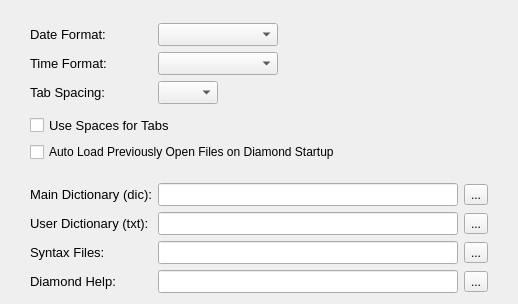
     <widget class="QWidget" name="tab1">
      <attribute name="title">
       <string>Options</string>
      </attribute>
      <layout class="QGridLayout" name="gridLayout_1" columnstretch="0,0,0,0,1">
       <property name="leftMargin">
        <number>30</number>
       </property>
       <property name="rightMargin">
        <number>30</number>
       </property>
       <item row="2" column="2">
        <widget class="QComboBox" name="timeFormat_CB">
         <property name="minimumSize">
          <size>
           <width>120</width>
           <height>0</height>
          </size>
         </property>
         <property name="font">
          <font>
           <pointsize>10</pointsize>
          </font>
         </property>
        </widget>
       </item>
       <item row="11" column="2" colspan="2">
        <widget class="QLineEdit" name="syntax">
         <property name="sizePolicy">
          <sizepolicy hsizetype="Expanding" vsizetype="Fixed">
           <horstretch>1</horstretch>
           <verstretch>0</verstretch>
          </sizepolicy>
         </property>
         <property name="minimumSize">
          <size>
           <width>300</width>
           <height>0</height>
          </size>
         </property>
         <property name="palette">
          <palette>
           <active>
            <colorrole role="Text">
             <brush brushstyle="SolidPattern">
              <color alpha="255">
               <red>0</red>
               <green>0</green>
               <blue>255</blue>
              </color>
             </brush>
            </colorrole>
           </active>
           <inactive>
            <colorrole role="Text">
             <brush brushstyle="SolidPattern">
              <color alpha="255">
               <red>0</red>
               <green>0</green>
               <blue>255</blue>
              </color>
             </brush>
            </colorrole>
           </inactive>
           <disabled>
            <colorrole role="Text">
             <brush brushstyle="SolidPattern">
              <color alpha="255">
               <red>106</red>
               <green>104</green>
               <blue>100</blue>
              </color>
             </brush>
            </colorrole>
           </disabled>
          </palette>
         </property>
         <property name="font">
          <font>
           <pointsize>10</pointsize>
          </font>
         </property>
         <property name="readOnly">
          <bool>true</bool>
         </property>
        </widget>
       </item>
       <item row="1" column="2">
        <widget class="QComboBox" name="dateFormat_CB">
         <property name="minimumSize">
          <size>
           <width>120</width>
           <height>0</height>
          </size>
         </property>
         <property name="font">
          <font>
           <pointsize>10</pointsize>
          </font>
         </property>
        </widget>
       </item>
       <item row="11" column="4">
        <widget class="QToolButton" name="syntax_TB">
         <property name="text">
          <string>...</string>
         </property>
        </widget>
       </item>
       <item row="12" column="2" colspan="2">
        <widget class="QLineEdit" name="about">
         <property name="sizePolicy">
          <sizepolicy hsizetype="Expanding" vsizetype="Fixed">
           <horstretch>1</horstretch>
           <verstretch>0</verstretch>
          </sizepolicy>
         </property>
         <property name="minimumSize">
          <size>
           <width>300</width>
           <height>0</height>
          </size>
         </property>
         <property name="palette">
          <palette>
           <active>
            <colorrole role="Text">
             <brush brushstyle="SolidPattern">
              <color alpha="255">
               <red>0</red>
               <green>0</green>
               <blue>255</blue>
              </color>
             </brush>
            </colorrole>
           </active>
           <inactive>
            <colorrole role="Text">
             <brush brushstyle="SolidPattern">
              <color alpha="255">
               <red>0</red>
               <green>0</green>
               <blue>255</blue>
              </color>
             </brush>
            </colorrole>
           </inactive>
           <disabled>
            <colorrole role="Text">
             <brush brushstyle="SolidPattern">
              <color alpha="255">
               <red>106</red>
               <green>104</green>
               <blue>100</blue>
              </color>
             </brush>
            </colorrole>
           </disabled>
          </palette>
         </property>
         <property name="font">
          <font>
           <pointsize>10</pointsize>
          </font>
         </property>
         <property name="statusTip">
          <string extracomment="Location of about Index.html "/>
         </property>
         <property name="whatsThis">
          <string/>
         </property>
         <property name="readOnly">
          <bool>true</bool>
         </property>
        </widget>
       </item>
       <item row="10" column="4">
        <widget class="QToolButton" name="dictUser_TB">
         <property name="text">
          <string>...</string>
         </property>
        </widget>
       </item>
       <item row="3" column="2">
        <widget class="QComboBox" name="tabSpacing_CB">
         <property name="maximumSize">
          <size>
           <width>60</width>
           <height>16777215</height>
          </size>
         </property>
         <property name="font">
          <font>
           <pointsize>10</pointsize>
          </font>
         </property>
        </widget>
       </item>
       <item row="9" column="4">
        <widget class="QToolButton" name="dictMain_TB">
         <property name="text">
          <string>...</string>
         </property>
        </widget>
       </item>
       <item row="10" column="2" colspan="2">
        <widget class="QLineEdit" name="dictUser">
         <property name="sizePolicy">
          <sizepolicy hsizetype="Expanding" vsizetype="Fixed">
           <horstretch>1</horstretch>
           <verstretch>0</verstretch>
          </sizepolicy>
         </property>
         <property name="minimumSize">
          <size>
           <width>300</width>
           <height>0</height>
          </size>
         </property>
         <property name="palette">
          <palette>
           <active>
            <colorrole role="Text">
             <brush brushstyle="SolidPattern">
              <color alpha="255">
               <red>0</red>
               <green>0</green>
               <blue>255</blue>
              </color>
             </brush>
            </colorrole>
           </active>
           <inactive>
            <colorrole role="Text">
             <brush brushstyle="SolidPattern">
              <color alpha="255">
               <red>0</red>
               <green>0</green>
               <blue>255</blue>
              </color>
             </brush>
            </colorrole>
           </inactive>
           <disabled>
            <colorrole role="Text">
             <brush brushstyle="SolidPattern">
              <color alpha="255">
               <red>106</red>
               <green>104</green>
               <blue>100</blue>
              </color>
             </brush>
            </colorrole>
           </disabled>
          </palette>
         </property>
         <property name="font">
          <font>
           <pointsize>10</pointsize>
          </font>
         </property>
         <property name="statusTip">
          <string extracomment="Location of User Dictionary"/>
         </property>
         <property name="whatsThis">
          <string/>
         </property>
         <property name="readOnly">
          <bool>true</bool>
         </property>
        </widget>
       </item>
       <item row="12" column="4">
        <widget class="QToolButton" name="about_TB">
         <property name="text">
          <string>...</string>
         </property>
        </widget>
       </item>
       <item row="9" column="2" colspan="2">
        <widget class="QLineEdit" name="dictMain">
         <property name="sizePolicy">
          <sizepolicy hsizetype="Expanding" vsizetype="Fixed">
           <horstretch>1</horstretch>
           <verstretch>0</verstretch>
          </sizepolicy>
         </property>
         <property name="minimumSize">
          <size>
           <width>300</width>
           <height>0</height>
          </size>
         </property>
         <property name="palette">
          <palette>
           <active>
            <colorrole role="Text">
             <brush brushstyle="SolidPattern">
              <color alpha="255">
               <red>0</red>
               <green>0</green>
               <blue>255</blue>
              </color>
             </brush>
            </colorrole>
           </active>
           <inactive>
            <colorrole role="Text">
             <brush brushstyle="SolidPattern">
              <color alpha="255">
               <red>0</red>
               <green>0</green>
               <blue>255</blue>
              </color>
             </brush>
            </colorrole>
           </inactive>
           <disabled>
            <colorrole role="Text">
             <brush brushstyle="SolidPattern">
              <color alpha="255">
               <red>106</red>
               <green>104</green>
               <blue>100</blue>
              </color>
             </brush>
            </colorrole>
           </disabled>
          </palette>
         </property>
         <property name="font">
          <font>
           <pointsize>10</pointsize>
          </font>
         </property>
         <property name="toolTip">
          <string extracomment="Location of Main Dictionary"/>
         </property>
         <property name="whatsThis">
          <string/>
         </property>
         <property name="readOnly">
          <bool>true</bool>
         </property>
        </widget>
       </item>
       <item row="9" column="0" colspan="2">
        <widget class="QLabel" name="label_4">
         <property name="minimumSize">
          <size>
           <width>0</width>
           <height>20</height>
          </size>
         </property>
         <property name="font">
          <font>
           <pointsize>10</pointsize>
          </font>
         </property>
         <property name="text">
          <string>Main Dictionary (dic):</string>
         </property>
        </widget>
       </item>
       <item row="10" column="0" colspan="2">
        <widget class="QLabel" name="label_5">
         <property name="minimumSize">
          <size>
           <width>0</width>
           <height>20</height>
          </size>
         </property>
         <property name="font">
          <font>
           <pointsize>10</pointsize>
          </font>
         </property>
         <property name="text">
          <string>User Dictionary (txt):</string>
         </property>
        </widget>
       </item>
       <item row="12" column="0" colspan="2">
        <widget class="QLabel" name="label_6">
         <property name="font">
          <font>
           <pointsize>10</pointsize>
          </font>
         </property>
         <property name="whatsThis">
          <string/>
         </property>
         <property name="text">
          <string>Diamond Help:</string>
         </property>
        </widget>
       </item>
       <item row="3" column="0" colspan="2">
        <widget class="QLabel" name="label_2">
         <property name="minimumSize">
          <size>
           <width>0</width>
           <height>20</height>
          </size>
         </property>
         <property name="font">
          <font>
           <pointsize>10</pointsize>
          </font>
         </property>
         <property name="text">
          <string>Tab Spacing:</string>
         </property>
        </widget>
       </item>
       <item row="2" column="0" colspan="2">
        <widget class="QLabel" name="label_3">
         <property name="minimumSize">
          <size>
           <width>0</width>
           <height>20</height>
          </size>
         </property>
         <property name="font">
          <font>
           <pointsize>10</pointsize>
          </font>
         </property>
         <property name="text">
          <string>Time Format:</string>
         </property>
        </widget>
       </item>
       <item row="1" column="0" colspan="2">
        <widget class="QLabel" name="label">
         <property name="minimumSize">
          <size>
           <width>0</width>
           <height>20</height>
          </size>
         </property>
         <property name="font">
          <font>
           <pointsize>10</pointsize>
          </font>
         </property>
         <property name="text">
          <string>Date Format:</string>
         </property>
        </widget>
       </item>
       <item row="11" column="0" colspan="2">
        <widget class="QLabel" name="label_19">
         <property name="font">
          <font>
           <pointsize>10</pointsize>
          </font>
         </property>
         <property name="text">
          <string>Syntax Files:</string>
         </property>
        </widget>
       </item>
       <item row="13" column="0" colspan="5">
        <spacer name="verticalSpacer_12">
         <property name="orientation">
          <enum>Qt::Vertical</enum>
         </property>
         <property name="sizeHint" stdset="0">
          <size>
           <width>20</width>
           <height>0</height>
          </size>
         </property>
        </spacer>
       </item>
       <item row="0" column="0" colspan="5">
        <spacer name="verticalSpacer_10">
         <property name="orientation">
          <enum>Qt::Vertical</enum>
         </property>
         <property name="sizeType">
          <enum>QSizePolicy::Fixed</enum>
         </property>
         <property name="sizeHint" stdset="0">
          <size>
           <width>20</width>
           <height>12</height>
          </size>
         </property>
        </spacer>
       </item>
       <item row="5" column="0" colspan="5">
        <spacer name="verticalSpacer_2">
         <property name="orientation">
          <enum>Qt::Vertical</enum>
         </property>
         <property name="sizeType">
          <enum>QSizePolicy::Fixed</enum>
         </property>
         <property name="sizeHint" stdset="0">
          <size>
           <width>20</width>
           <height>5</height>
          </size>
         </property>
        </spacer>
       </item>
       <item row="8" column="0" colspan="5">
        <spacer name="verticalSpacer_11">
         <property name="orientation">
          <enum>Qt::Vertical</enum>
         </property>
         <property name="sizeType">
          <enum>QSizePolicy::Fixed</enum>
         </property>
         <property name="sizeHint" stdset="0">
          <size>
           <width>20</width>
           <height>15</height>
          </size>
         </property>
        </spacer>
       </item>
       <item row="6" column="0" colspan="5">
        <widget class="QCheckBox" name="useSpaces_CKB">
         <property name="font">
          <font>
           <pointsize>10</pointsize>
          </font>
         </property>
         <property name="text">
          <string>Use Spaces for Tabs</string>
         </property>
        </widget>
       </item>
       <item row="7" column="0" colspan="5">
        <widget class="QCheckBox" name="autoLoad_CKB">
         <property name="text">
          <string>Auto Load Previously Open Files on Diamond Startup</string>
         </property>
        </widget>
       </item>
      </layout>
     </widget>
